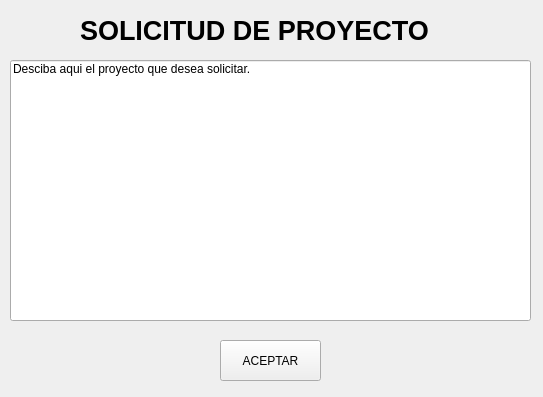
<?xml version="1.0" encoding="UTF-8"?>
<ui version="4.0">
 <class>intproyecto</class>
 <widget class="QWidget" name="intproyecto">
  <property name="geometry">
   <rect>
    <x>0</x>
    <y>0</y>
    <width>543</width>
    <height>397</height>
   </rect>
  </property>
  <property name="windowTitle">
   <string>Form</string>
  </property>
  <widget class="QLabel" name="label_6">
   <property name="geometry">
    <rect>
     <x>80</x>
     <y>10</y>
     <width>401</width>
     <height>41</height>
    </rect>
   </property>
   <property name="font">
    <font>
     <pointsize>20</pointsize>
     <weight>75</weight>
     <italic>false</italic>
     <bold>true</bold>
     <kerning>true</kerning>
    </font>
   </property>
   <property name="text">
    <string>SOLICITUD DE PROYECTO</string>
   </property>
  </widget>
  <widget class="QLineEdit" name="texto">
   <property name="geometry">
    <rect>
     <x>10</x>
     <y>60</y>
     <width>521</width>
     <height>261</height>
    </rect>
   </property>
   <property name="text">
    <string>Desciba aqui el proyecto que desea solicitar.</string>
   </property>
   <property name="maxLength">
    <number>1000000</number>
   </property>
   <property name="alignment">
    <set>Qt::AlignLeading|Qt::AlignLeft|Qt::AlignTop</set>
   </property>
  </widget>
  <widget class="QPushButton" name="pushButton">
   <property name="geometry">
    <rect>
     <x>220</x>
     <y>340</y>
     <width>101</width>
     <height>41</height>
    </rect>
   </property>
   <property name="text">
    <string>ACEPTAR</string>
   </property>
  </widget>
 </widget>
 <resources/>
 <connections/>
</ui>
